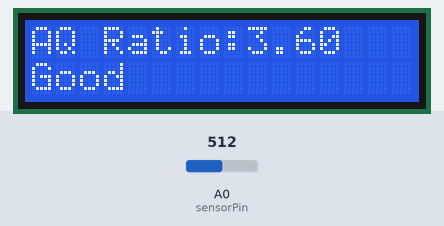
Simulated run of this sketch. Board: Arduino Mega 2560, built with avr-gcc and run on an emulated ATmega2560. Parts: 16×2 character LCD. The inputs (shaded band) are chosen by the test bench; at power-on: A0 (sensorPin) = 512.

Above: at 8.2 s.
8.3 s: A0 (sensorPin) set to 716
At 10.2 s:
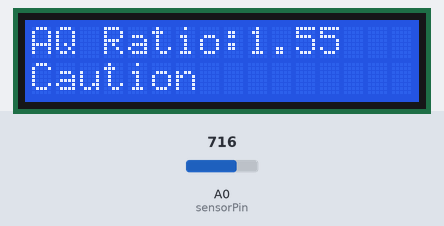
10.6 s: A0 (sensorPin) set to 900
At 11.5 s:
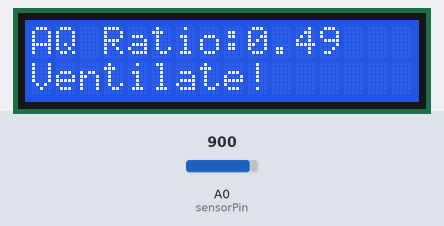
12.6 s: A0 (sensorPin) set to 306
At 14.0 s:
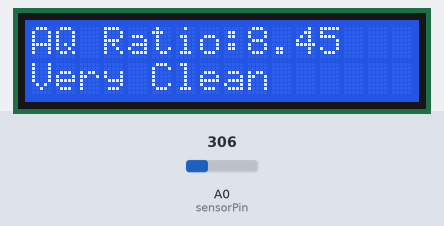
14.6 s: A0 (sensorPin) set to 0
At 16.4 s:
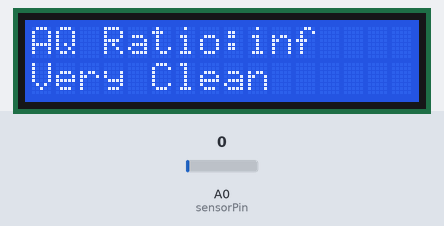
Timing chart, 0 to 17.7 s (numbered marks = the images above; inputs shaded):
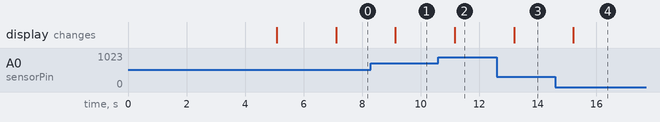

Measured:
- after the input at 8.3 s, the display: changes after 0.84 s (image 1)
- after the input at 10.6 s, the display: changes after 0.56 s (image 2)
- after the input at 12.6 s, the display: changes after 0.59 s (image 3)
- after the input at 14.6 s, the display: changes after 0.62 s (image 4)

The sketch:

airLCD.ino
```cpp
#include <Wire.h>
#include <LiquidCrystal_I2C.h>

const int sensorPin = A0;
float R0 = 10.0;

LiquidCrystal_I2C lcd(0x27, 16, 2);

void setup() {
  Serial.begin(9600);

  // 센서 초기 보정
  float sensorSum = 0;
  for (int i = 0; i < 100; i++) {
    sensorSum += analogRead(sensorPin);
    delay(50);
  }
  float avgVal = sensorSum / 100.0;
  float voltage = avgVal * (5.0 / 1023.0);
  float sensorResistance = ((5.0 - voltage) / voltage) * 10.0;
  R0 = sensorResistance / 3.6;

  lcd.begin(16, 2);
  lcd.backlight();
  lcd.setCursor(0, 0);
  lcd.print("Smart Trashcan");
  delay(2000);
  lcd.clear();
}

void loop() {
  int value = analogRead(sensorPin);
  float voltage = value * (5.0 / 1023.0);
  float sensorResistance = ((5.0 - voltage) / voltage) * 10.0;
  float ratio = sensorResistance / R0;

  String statusText;
  if (ratio > 4.0) {
    statusText = "Very Clean";
  } else if (ratio > 2.5) {
    statusText = "Good";
  } else if (ratio > 1.5) {
    statusText = "Caution";
  } else {
    statusText = "Ventilate!";
  }

  lcd.clear();
  lcd.setCursor(0, 0);
  lcd.print("AQ Ratio:");
  lcd.print(ratio, 2);

  lcd.setCursor(0, 1);
  lcd.print(statusText);

  delay(2000);
}
```
